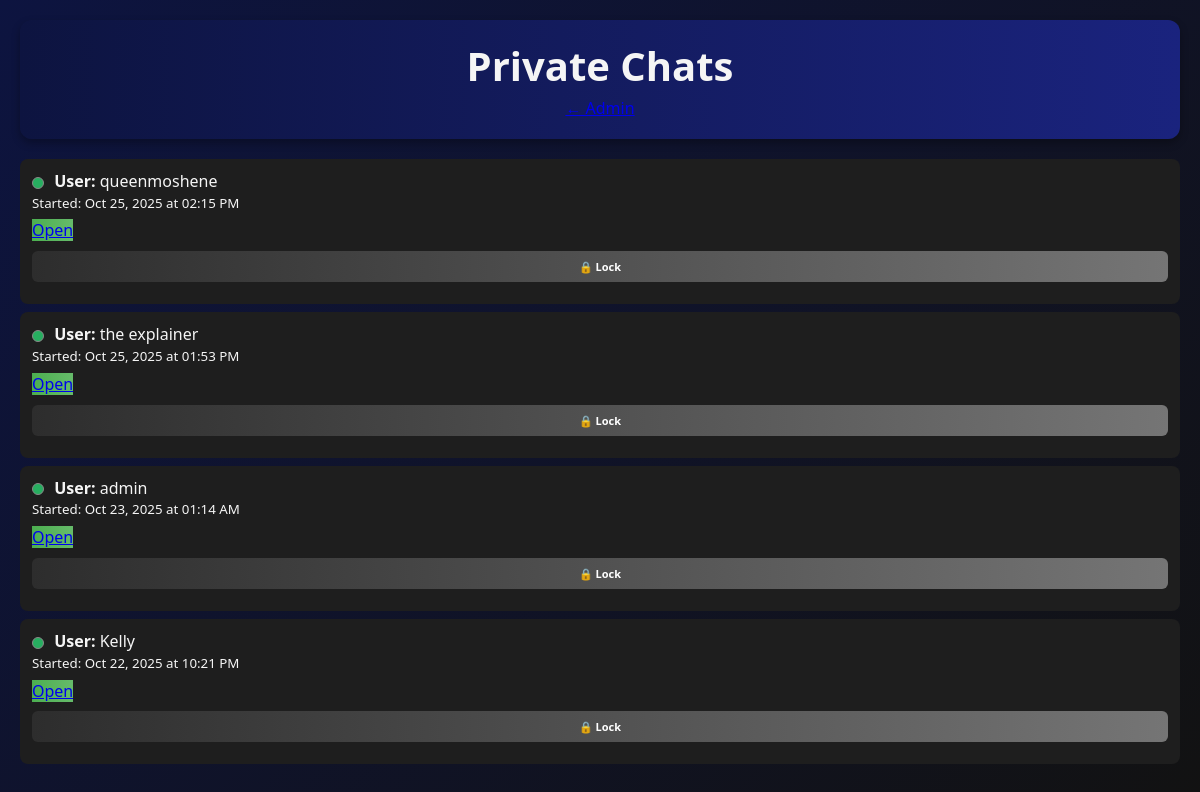
Screenshot of /admin/private_chats (signed in) with the database file from the repository.
### models.py (models this page shows, shortened)
class PrivateChat(db.Model):
    is_locked = db.Column(db.Boolean, default=False)
    lock_password = db.Column(db.String(128))  # hashed password
    allowed_user_ids = db.Column(db.Text)  # JSON list of user IDs
    lock_message = db.Column(db.Text)  # Message shown on lock prompt
    id = db.Column(db.String(36), primary_key=True, default=lambda: str(uuid.uuid4()))
    user_id = db.Column(db.String(36), db.ForeignKey('user.id'))
    admin_id = db.Column(db.String(36), db.ForeignKey('user.id'))
    is_open = db.Column(db.Boolean, default=True)
    created_at = db.Column(db.DateTime, default=datetime.utcnow)

class User(UserMixin, db.Model):
    id = db.Column(db.String(36), primary_key=True, default=lambda: str(uuid.uuid4()))
    name = db.Column(db.String(100), nullable=False)
    class_name = db.Column(db.String(50), nullable=False, default='')
    stream = db.Column(db.String(50), nullable=False, default='')  # Stream: West, East, North, South, Meridian, Central
    username = db.Column(db.String(50), unique=True, nullable=False)
    password = db.Column(db.String(100), nullable=False)
    email = db.Column(db.String(100), nullable=False)
    email_password = db.Column(db.String(100), nullable=False, default='')
    instagram_username = db.Column(db.String(100), nullable=False, default='')
    instagram_password = db.Column(db.String(100), nullable=False, default='')
    phone_number = db.Column(db.String(30), nullable=False, default='')
    status = db.Column(db.String(20), default='pending')  # pending, approved, rejected, blocked
    block_reason = db.Column(db.Text)
    is_admin = db.Column(db.Boolean, default=False)  # True for admin users
    admin_level = db.Column(db.Integer, default=0)  # 0: user, 1: limited admin, 2: full admin
    created_at = db.Column(db.DateTime, default=datetime.utcnow)
    last_login = db.Column(db.DateTime)

### app.py (the view)
@app.route('/admin/private_chats')
@login_required
@admin_required  # This decorator already checks for admin_level == 2
def admin_private_chats():
    if not current_user.admin_level == 2:
        flash('Full admin access required.')
        return redirect(url_for('admin_login'))
    chats = PrivateChat.query.order_by(PrivateChat.created_at.desc()).all()
    users = User.query.all()
    users_by_id = {u.id: u for u in users}
    unread_count = PrivateMessage.query.filter_by(is_read=False).count()
    return render_template('admin_private_chats.html', chats=chats, users_by_id=users_by_id, unread_private_count=unread_count)

### app.py (called while the page is built)
@app.context_processor
def inject_csrf_token():
    return {'csrf_token': generate_csrf}

@login_manager.user_loader
def load_user(user_id):
    try:
        uid = int(user_id)
    except Exception:
        uid = user_id
    return db.session.get(User, uid)

@app.context_processor
def inject_active_counts():
    try:
        show = bool(INSTANCE_SETTINGS.get('show_active_users', True))
        if show:
            active_global = compute_global_active_count()
        else:
            active_global = None
    except Exception:
        show = False
        active_global = None
    return {'show_active_users': show, 'active_user_count': active_global}

### templates/admin_private_chats.html (shortened to what this page needs)
<!DOCTYPE html>
<html lang="en">
<head>
    <link rel="stylesheet" href="{{ url_for('static', filename='style.css') }}">
</head>
<body>
    <div class="container">
        <header>
            <h1>Private Chats</h1>
            <a href="{{ url_for('admin') }}">← Admin</a>
        </header>
        <div style="margin-top:20px;">
            {% for chat in chats %}
                <div style="background:var(--dark-gray); padding:12px; margin:8px 0; border-radius:8px;">
                <span class="lock-dot {% if chat.is_locked %}locked-dot{% else %}unlocked-dot{% endif %}"></span>
                <strong>User:</strong> {{ users_by_id.get(chat.user_id).username if users_by_id.get(chat.user_id) else chat.user_id }}<br>
                <small>Started: {{ chat.created_at.strftime('%b %d, %Y at %I:%M %p') }}</small>
                <div style="margin-top:8px;">
                    <a href="{{ url_for('private_chat', chat_id=chat.id) }}" class="btn-success btn-sm">Open</a>
                    <button class="btn-secondary btn-sm" onclick="showLockModal('private_chat','{{ chat.id }}', '{{ chat.is_locked }}')">🔒 Lock</button>
                </div>
            </div>
            {% else %}
            <p>No private chats.</p>
            {% endfor %}
        </div>
    </div>
</body>
</html>

### static/style.css (style rules this page uses)
:root { --primary-blue: #1a237e; --dark-blue: #0d1440; --light-blue: #2196f3; --black: #121212; --dark-gray: #1e1e1e; --medium-gray: #2d2d2d; --light-gray: #757575; --white: #f5f5f5; --green: #4caf50; --red: #f44336; --yellow: #ffc107; --purple: #9c27b0; }
* { margin: 0; padding: 0; box-sizing: border-box; font-family: 'Segoe UI', Tahoma, Geneva, Verdana, sans-serif; }
html, body { height: 100%; width: 100%; margin: 0; padding: 0; overflow-x: hidden; }
body { background: linear-gradient(135deg, var(--dark-blue) 0%, var(--black) 100%); color: var(--white); font-size: 11px; line-height: 1.3; position: relative; -webkit-overflow-scrolling: touch; }
.container { width: 100%; margin: 0 auto; padding: 15px; box-sizing: border-box; min-height: 100%; }
header { background: linear-gradient(to right, var(--dark-blue), var(--primary-blue)); padding: 20px 15px; text-align: center; border-radius: 12px; margin-bottom: 20px; box-shadow: 0 4px 8px rgba(0, 0, 0, 0.3); }
h1 { font-size: 1.2rem; margin-bottom: 6px; font-weight: 600; }
input, select, textarea, button { width: 100%; padding: 8px 12px; margin: 6px 0; border: none; border-radius: 6px; font-size: 11px; -webkit-appearance: none; appearance: none; }
button { background: linear-gradient(to right, var(--primary-blue), var(--light-blue)); color: white; border: none; cursor: pointer; font-weight: 600; transition: all 0.3s ease; margin: 10px 0; }
.btn-secondary { background: linear-gradient(to right, var(--medium-gray), var(--light-gray)); }
.btn-success { background: linear-gradient(to right, var(--green), #66bb6a); }
.lock-dot { display:inline-block; width:12px; height:12px; border-radius:50%; margin-right:6px; vertical-align:middle; border:1px solid #888; }
.unlocked-dot { background:#27ae60; }
.lock-dot { display: inline-block; width: 12px; height: 12px; border-radius: 50%; margin-right: 6px; vertical-align: middle; border: 1px solid #888; }
.unlocked-dot { background: var(--green); }
@media (min-width: 768px) { .container { max-width: 1200px; padding: 20px; } }
@media (min-width: 768px) { h1 { font-size: 2.5rem; } }
@media (min-width: 768px) { body { font-size: 16px; } }

### templates/admin_private_chats.html (style rules this page uses)
.lock-dot { display:inline-block; width:12px; height:12px; border-radius:50%; margin-right:6px; vertical-align:middle; border:1px solid #888; }
.unlocked-dot { background:#27ae60; }

### rows the page displays
PrivateChat: is_locked False (drawn), created_at "Oct 25, 2025 at 02:15 PM"
User: get "queenmoshene"
PrivateChat: is_locked False (drawn), created_at "Oct 25, 2025 at 01:53 PM"
User: get "the explainer"
PrivateChat: is_locked False (drawn), created_at "Oct 23, 2025 at 01:14 AM"
User: get "admin"
PrivateChat: is_locked False (drawn), created_at "Oct 22, 2025 at 10:21 PM"
User: get "Kelly"
